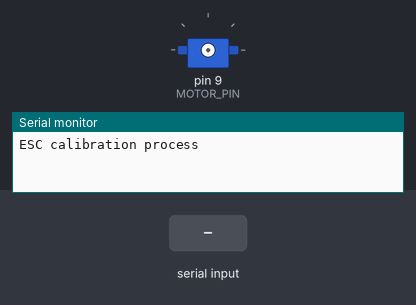
This sketch was run on a simulated Arduino Uno, built with avr-gcc and run on an emulated ATmega328P. Shown: servo, the last lines printed to the serial monitor. The test bench sets the inputs (shaded band).

Above: at 0.1 s.
At 3.4 s:
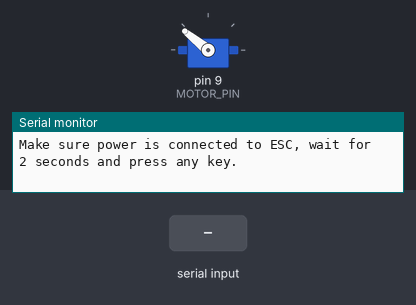
3.5 s: "90,45\n" received over Serial
At 4.5 s:
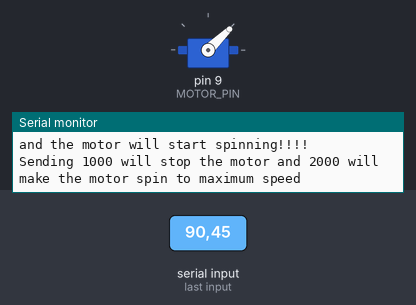
Timing chart, 0 to 6.5 s (numbered marks = the images above; inputs shaded):
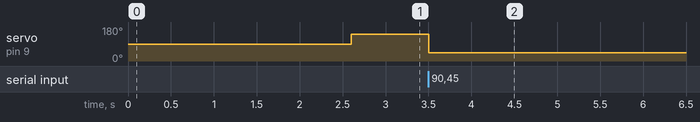

Measured:
- after the input at 3.5 s, servo on pin 9 (MOTOR_PIN): 141° → 44° at once

The sketch:

bldc_calibration.ino
```cpp
#include <Servo.h>


#define MAX_SIGNAL 2000

#define MIN_SIGNAL 1000

#define MOTOR_PIN 9

int DELAY = 1000;


Servo motor;


void setup() {

  Serial.begin(9600);

  Serial.println("ESC calibration process");

  Serial.println(" ");

  delay(1500);

  Serial.println("Starting...");

  delay(1000);

  Serial.println("Alert! Motor will start spinning!");


  motor.attach(MOTOR_PIN);


  Serial.print("Now writing maximum output: (");Serial.print(MAX_SIGNAL);Serial.print(" us in this case)");Serial.print("\n");

  Serial.println("Make sure power is connected to ESC, wait for 2 seconds and press any key.");

  motor.writeMicroseconds(MAX_SIGNAL);


  // Wait for input

  while (!Serial.available());

  Serial.read();


  // Send min output

  Serial.println("\n");

  Serial.println("\n");

  Serial.print("Sending minimum output: (");Serial.print(MIN_SIGNAL);Serial.print(" us)");Serial.print("\n");

  motor.writeMicroseconds(MIN_SIGNAL);

  Serial.println("ESC finished calibrating");

  Serial.println("----");

  Serial.println("Type any value between 1000 and 2000 and press enter");

  Serial.println("and the motor will start spinning!!!!");

  Serial.println("Sending 1000 will stop the motor and 2000 will make the motor spin to maximum speed");


}


void loop() {


  if (Serial.available() > 0)

  {

    int DELAY = Serial.parseInt();

    if (DELAY > 999)

    {


      motor.writeMicroseconds(DELAY);

      float SPEED = (DELAY-1000)/10;

      Serial.print("\n");

      Serial.println("Motor speed:"); Serial.print("  "); Serial.print(SPEED); Serial.print("%");

    }

  }

}
```
